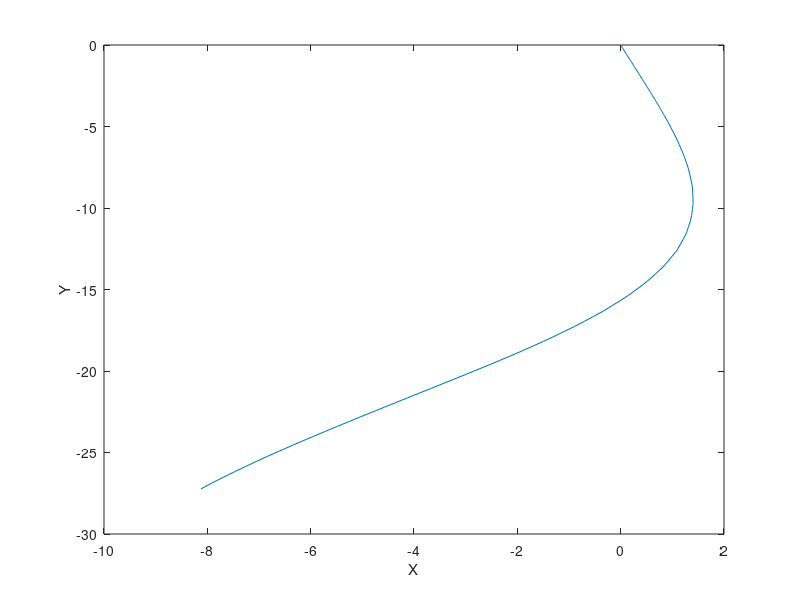

Write MATLAB code to recreate this figure. (Note: this script raises an error after producing the figure.)
clc;close all;clear all;
%%
% In this demo, MPC will follow a desire path.
% Compare to v5: update the reference path 

% To-Do: add the difference on two sample acceleartion into cost
%% Generate the reference path
Td=0.02;% sample time
Freq = 1/Td

% %Reference Line 1
N=250;% number of the points on the path

% Xref=zeros(N,4);
% Tout=zeros(N,1);
% v_ref = 2;
% % for k=1:1:N
% %     Xref(k,1)=k*Td*v_ref; %x
% %     Xref(k,2)=0; %y
% %     Xref(k,3)=v_ref; %v
% %     Xref(k,4) = 0; % heading
% %     Tout(k,1)=(k-1)*Td;
% % end

% %Reference Line 3
load ref_track_2.mat;
Xref = route;
for i = 1:length(Xref)
Tout(i,1)=(i-1)*0.02;
end

%Reference Line 2
% load I_Line.mat;
% N = length(Spiral_Msg(:,1));
% Xref = [Spiral_Msg(:,1),Spiral_Msg(:,2),Spiral_Msg(:,3)];
% Tout = Td*[0:1:N];

figure(1);
plot(Xref(:,1),Xref(:,2)); hold on;
xlabel('X'); ylabel('Y')
%% Tracking a constant reference trajectory
Nx=4;% Status Number  [X: x, y, v,psi]
Nu =2;% Input Number [U: a and Yaw Rate]
Horizon =10;
X00 = [-0.5 0 0.1 -pi/2];% Initial Status
[Nr,Nc] =size(Xref); % Nr is the number of rows of Xref 100*3
% Mobile Robot Parameters
L = 1.74;%wheel base

a_last = 0.01; 
theta_last = 0;
v_last = X00(3);

x_real=zeros(Nr,Nc); % all real states
x_error=zeros(Nr,Nc); %all error
u_real=zeros(Nr,2); %all control input
u_error=zeros(Nr,2);
x_real(1,:)=X00; % initial State
x_error(1,:)=x_real(1,:)-Xref(1,:); %initial Error, Real Error
X_error=zeros(Nr,Nx*Horizon); % Error by Prediction
XXX=zeros(Nr,Nx*Horizon); % States by Prediction
% x,y,v,psi
q=[0.01  0   0   0;
      0     0.6 0   0;
      0.0  0    0.01   0;
      0     0    0   0.6];
Q_cell=cell(Horizon,Horizon);

for i=1:1:Horizon
    for j=1:1:Horizon
        if i==j
            Q_cell{i,j}=q;
        else
            Q_cell{i,j}=zeros(Nx,Nx);
        end
    end
end

Q=cell2mat(Q_cell); % for Nx status in Hor seconds

% a,theta
r = [0.2       0.0;
       0.0    0.01];
R_cell=cell(Horizon,Horizon);

for i=1:1:Horizon
    for j=1:1:Horizon
        if i==j
            R_cell{i,j}=r;
        else
            R_cell{i,j}=zeros(Nu,Nu);
        end
    end
end

R=cell2mat(R_cell);
%% MPC Process
%discrete kinematic model
for i=1:1:N
   psi =X00(4); %ref psi
    theta_last = 0; %very important
    a=[1    0   cos(psi)*Td      -v_last*sin(psi)*Td ;
         0    1    sin(psi)*Td        v_last*cos(psi)*Td ;
         0    0     1                        0;
         0    0     tan(theta_last)/L*Td  1];
    b=[0    0
          0    0
          Td  0   
          0  v_last/(L*(cos(theta_last))^2)*Td];
    A_cell=cell(Horizon,1);
    B_cell=cell(Horizon,Horizon);
    for j=1:1:Horizon
        A_cell{j,1}=a^j;
        for k=1:1:Horizon
            if k<=j
                B_cell{j,k}=(a^(j-k))*b;
            else
                B_cell{j,k}=zeros(Nx,Nu);
            end
        end
    end
    A=cell2mat(A_cell);
    B=cell2mat(B_cell);
    
    G=2*(B'*Q*B+R);
    f=2*B'*Q*A*x_error(i,:)';
    A_cons=[];
    b_cons=[];
    lb= [-10;-540/180*pi]; %input lower boundary
    ub=[10; 540/180*pi]; %input upper boundary
    
    tic
    [U_e,fval(i,1),exitflag(i,1),output(i,1)]=quadprog(G,f,A_cons,b_cons,[],[],lb,ub);% qp solver
    toc
    
    X_error(i,:)=(A*x_error(i,:)'+B*U_e)';
    
    %% Find current cloest on the ref path
    [index,dis_nearest,X_clst] =  find_closest(Xref, x_real(i,:));
    %%
    sd = 0;
    XREF = zeros(Horizon,2);
    for j=1:Horizon
        x_ref = Xref(min(Nr,index+j),1);
        y_ref = Xref(min(Nr,index+j),2);
        sd = sd+  v_last*Td;
        inc = floor(sd/0.1); % how many steps may in the ref path?
        
        %Prediction XXX based on Prection Error
        XXX(i,1+Nx*(j-1))=X_error(i,1+Nx*(j-1))+Xref(min(Nr,index+inc),1); %first state:x
        XXX(i,2+Nx*(j-1))=X_error(i,2+Nx*(j-1))+Xref(min(Nr,index+inc),2); %second state:y
        XXX(i,3+Nx*(j-1))=X_error(i,3+Nx*(j-1))+Xref(min(Nr,index+inc),3); %third state:v
        XXX(i,4+Nx*(j-1))=X_error(i,4+Nx*(j-1))+Xref(min(Nr,index+inc),4); %third state:psi
        
        XREF(j,1) = Xref(min(Nr,index+inc),1);   
        XREF(j,2) = Xref(min(Nr,index+inc),2);   
    end
    
    u_error(i,1)=U_e(1,1);
    u_error(i,2)=U_e(2,1);
    
    X00=x_real(i,:);
    a2=a_last+u_error(i,1);
    theta2=theta_last+u_error(i,2);
    
    if theta2 ==0
        theta2 = 0.0001;
    end
    
    %The REAL vehicle state
    XOUT=dsolve('Dx-v*cos(z)=0',...
                              'Dy-v*sin(z)=0',...
                              'Dv - a2 =0',...                             
                              'Dz-v/L*tan(theta2) =0',...
                              'x(0)=X00(1)',...
                              'y(0)=X00(2)',...
                              'v(0)=X00(3)',...
                              'z(0)=X00(4)');
     %tbu:state.yaw = state.yaw + state.v / WB * math.tan(delta) * DT                     
    t=Td;
    x_real(i+1,1)=eval(XOUT.x);
    x_real(i+1,2)=eval(XOUT.y);
    x_real(i+1,3)=eval(XOUT.v);
    x_real(i+1,4)=eval(XOUT.z);

    if x_real(i+1,4)>2*pi
        x_real(i+1,4) = x_real(i+1,4) - 2*pi;
    else if x_real(i+1,4)<-2*pi
            x_real(i+1,4) = x_real(i+1,4) + 2*pi;
        end
    end

    if  abs((x_error(i,1))^2 +(x_error(i,2))^2 ) >0.2
        preview =0;
    else
        preview =1;
    end
    
    %if(i<Nr)
    % The REAL error between desire point on the path and real location
    x_error(i+1,:)=x_real(i+1,:)-Xref(min(Nr,index+preview),:); %preview control the error dynamic, which 
    % the error in the X direction lead the wave in velocity
    %end
    
    u_real(i,1)=a_last+u_error(i,1);
    a_last = u_real(i,1);
    u_real(i,2)=theta_last+u_error(i,2);
    theta_last = u_real(i,2);    
    v_last = x_real(i+1,3); 
    
    if a_last > 3
        a_last = 3;
    else if a_last < -3
            a_last =-3;
        end
    end
    if theta_last >pi/4 % maximum steering angle
        theta_last = pi/4;
    else if theta_last <-pi/4
            theta_last = -pi/4;
        end
    end
    
    figure(1);
    plot(x_real(i,1),x_real(i,2),'r*');
    title('Path Follow Result');
    xlabel('X');
    %axis([-1 8 -3 3]);
    ylabel('Y');
    axis equal;
    hold on;
    for k=1:1:Horizon
        X(i,k+1)=XXX(i,1+Nx*(k-1));
        Y(i,k+1)=XXX(i,2+Nx*(k-1));
    end
    X(i,1)=x_real(i,1);
    Y(i,1)=x_real(i,2);
    plot(X(i,:),Y(i,:),'g-.'); hold on
    plot(XREF(:,1),XREF(:,2),'k-.','linewidth',2);
    plot(X(i,1),Y(i,1),'go'); hold on
    
end
% figure(5)
% plot(X(2,:),Y(2,:),'b');
%% Plot
figure(2)
subplot(4,1,1);
plot(Tout(1:Nr),Xref(1:Nr,1),'--','linewidth',2);
hold on;
plot(Tout(1:Nr),x_real(1:Nr,1),'k');
legend('Desired','Real')
ylabel('X')

subplot(4,1,2);
plot(Tout(1:Nr),Xref(1:Nr,2),'--','linewidth',2);
hold on;
plot(Tout(1:Nr),x_real(1:Nr,2),'k');
legend('Desired','Real')
ylabel('Y')

subplot(4,1,3);
plot(Tout(1:Nr),Xref(1:Nr,4),'--','linewidth',2);
hold on;
plot(Tout(1:Nr),x_real(1:Nr,4),'k');
legend('Desired','Real')
hold on;
xlabel('Time[s]')
ylabel('\theta')

subplot(4,1,4);
plot(Tout(1:Nr),Xref(1:Nr,3),'--','linewidth',2);
hold on;
plot(Tout(1:Nr),x_real(1:Nr,3),'k');
legend('Desired','Real')
hold on;
xlabel('Time[s]')
ylabel('Velocity[m/s]')


 
figure(3)
subplot(2,1,1);
plot(Tout(1:Nr),u_real(1:Nr,1));
ylabel('Acceleration[m/s^2]')
subplot(2,1,2)
plot(Tout(1:Nr),u_real(1:Nr,2));
xlabel('Time[s]');
ylabel('Theta[rad]')

%Error Plot
figure(4)
subplot(4,1,1);
plot(Tout(1:Nr),x_error(1:Nr,1),'k');
title('Overall Error')
%grid on;
ylabel('e(x)');
subplot(4,1,2);
plot(Tout(1:Nr),x_error(1:Nr,2),'k');
%grid on;
ylabel('e(y)');
subplot(4,1,3);
plot(Tout(1:Nr),x_error(1:Nr,3),'k');
%grid on;
ylabel('e(v)');
subplot(4,1,4);
plot(Tout(1:Nr),x_error(1:Nr,4),'k');
xlabel('Time[s]');
ylabel('e(\theta)');
